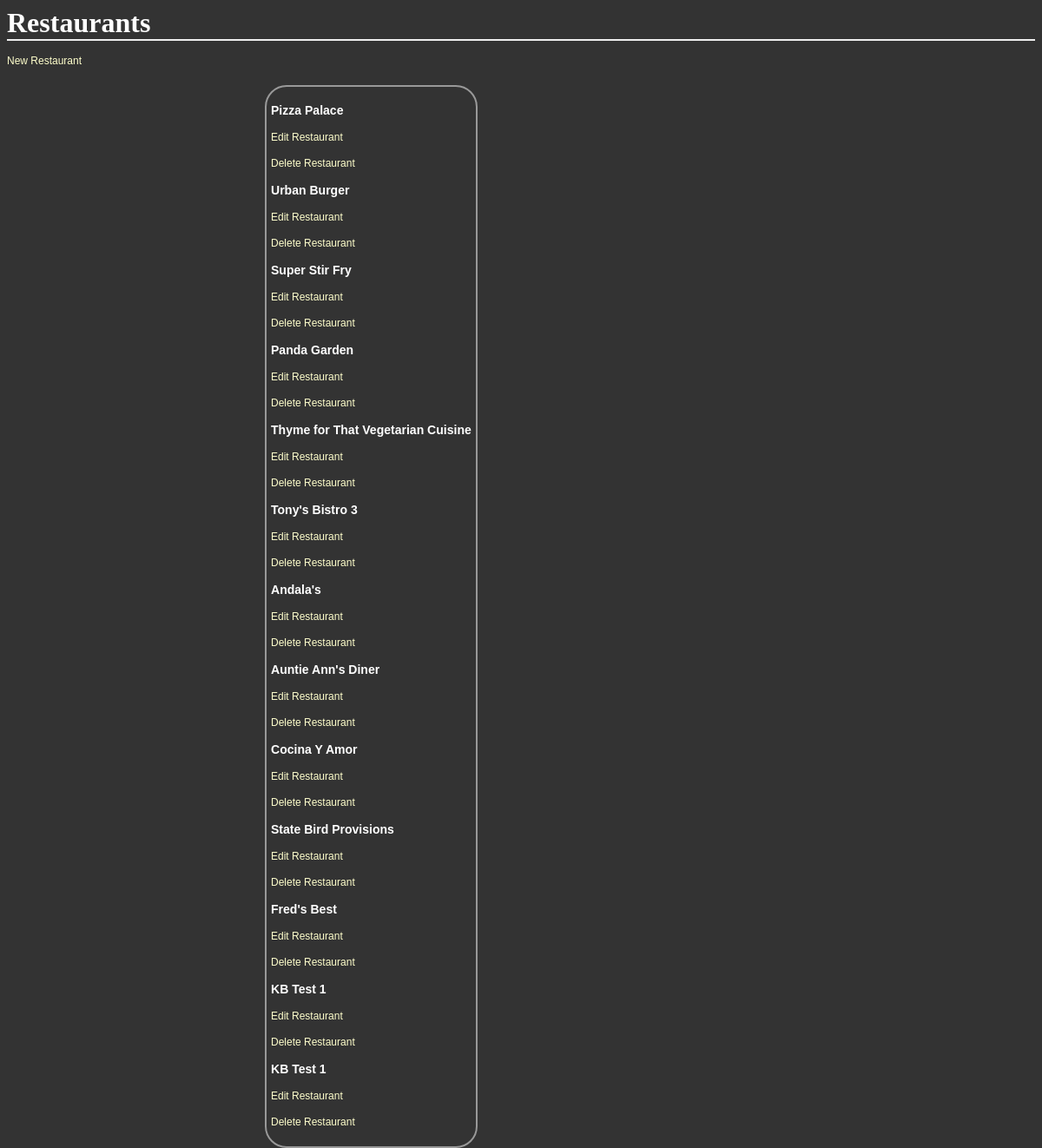
The page /restaurants/ on the database as committed earlier.
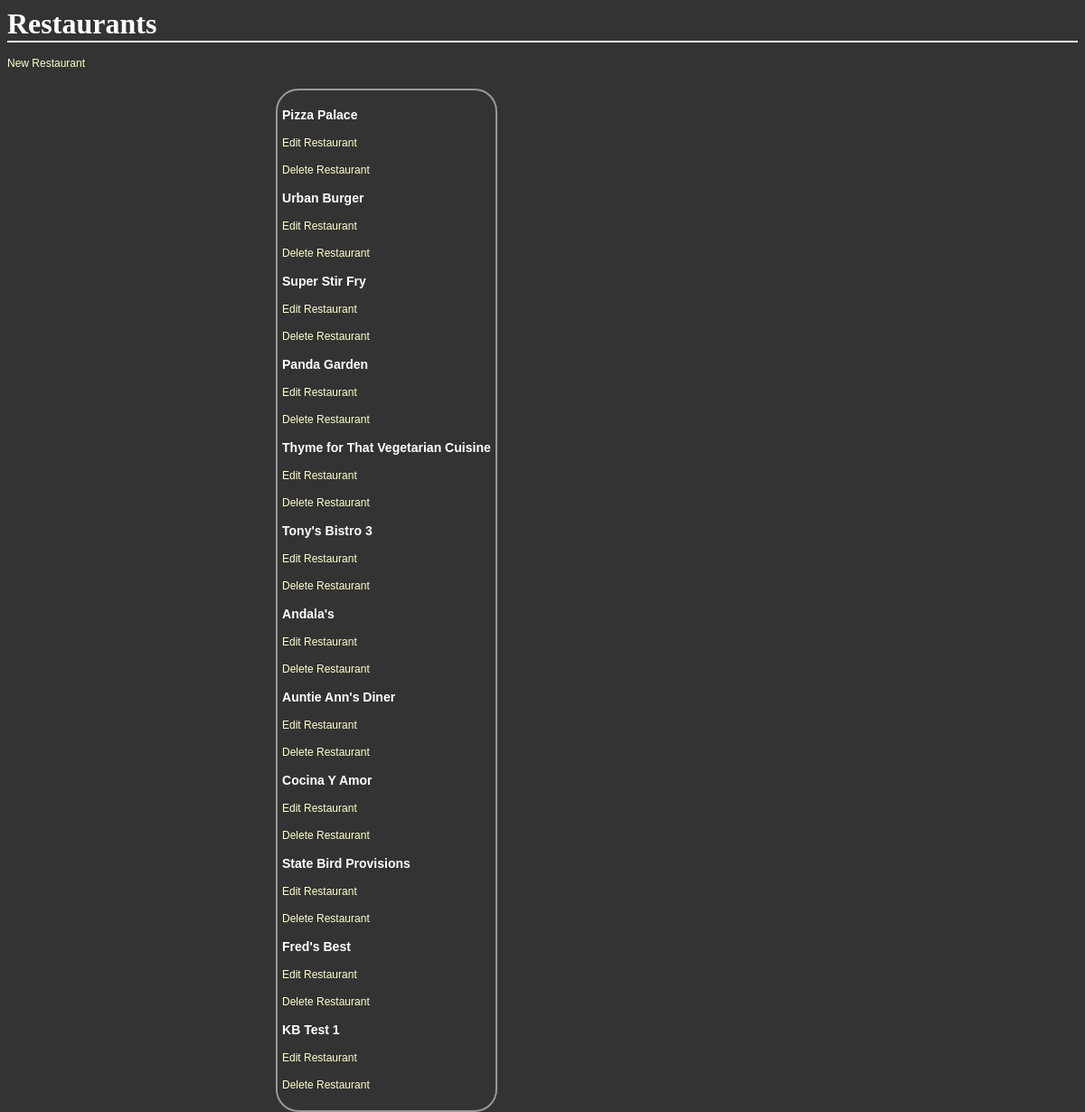
The same page on the database as committed later.
### database_setup.py (models this page shows, shortened)
class Restaurant(Base):
    __tablename__ = 'restaurant'
    name = Column(String(80), nullable = False)
    id = Column(Integer, primary_key = True)
    description = Column(String(250))
    priceRange = Column(String(25))
    cuisine = Column(String(250))

### project.py (the view)
@app.route('/')
@app.route('/restaurants/')
def showRestaurants():
    restaurants = session.query(Restaurant).all()
    return render_template("restaurants.html", restaurants = restaurants)

### templates/restaurants.html
<html>
<head>
	<link rel=stylesheet type=text/css href="{{ url_for('static', filename='styles.css') }}">
	</head>
<body>
<h1>Restaurants</h1>
<p><a href = "{{url_for('newRestaurant')}}">New Restaurant</a></p>
<div class = 'pane'>
{% for restaurant in restaurants %}
<div>
<a href = "{{url_for('restaurantMenu', restaurant_id = restaurant.id)}}"> <h3>{{restaurant.name}}</h3></a>
<p><a href = "{{url_for('editRestaurant',restaurant_id = restaurant.id)}}">Edit Restaurant</a></p>
<p> <a href = "{{url_for('deleteRestaurant',restaurant_id = restaurant.id)}}">Delete Restaurant</a> </p>
</div>
{% endfor %}
</div>
</body>
</html>

### static/styles.css (style rules this page uses)
body { font-family: sans-serif; background-color: #333333 }
h1, h2, h3, h4 { color: #ffffff; }
h1, h2 { font-family: 'georgia', serif; margin: 0; }
h1 { border-bottom: 2px solid #eee; }
p, dd, dt { color: #cccccc; }
a { text-decoration: none; color: #ffffcc; font-size: .75em; }
.pane { position: absolute; left: 25%; border: 2px solid; border-radius: 25px; padding: 5px; margin: 5px; border-color: #999999; background-color: #333333 }

Rows that differ between the two databases and show on the page:
removed Restaurant: name "KB Test 1"
